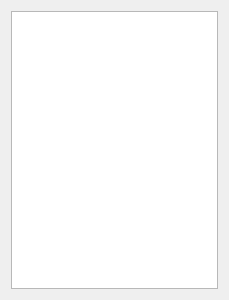
<?xml version="1.0" encoding="UTF-8"?>
<ui version="4.0">
 <class>Users</class>
 <widget class="QDialog" name="Users">
  <property name="geometry">
   <rect>
    <x>0</x>
    <y>0</y>
    <width>229</width>
    <height>300</height>
   </rect>
  </property>
  <property name="windowTitle">
   <string>Список пользователей</string>
  </property>
  <layout class="QVBoxLayout" name="verticalLayout">
   <item>
    <widget class="QListWidget" name="listWidget"/>
   </item>
  </layout>
 </widget>
 <resources/>
 <connections/>
</ui>
